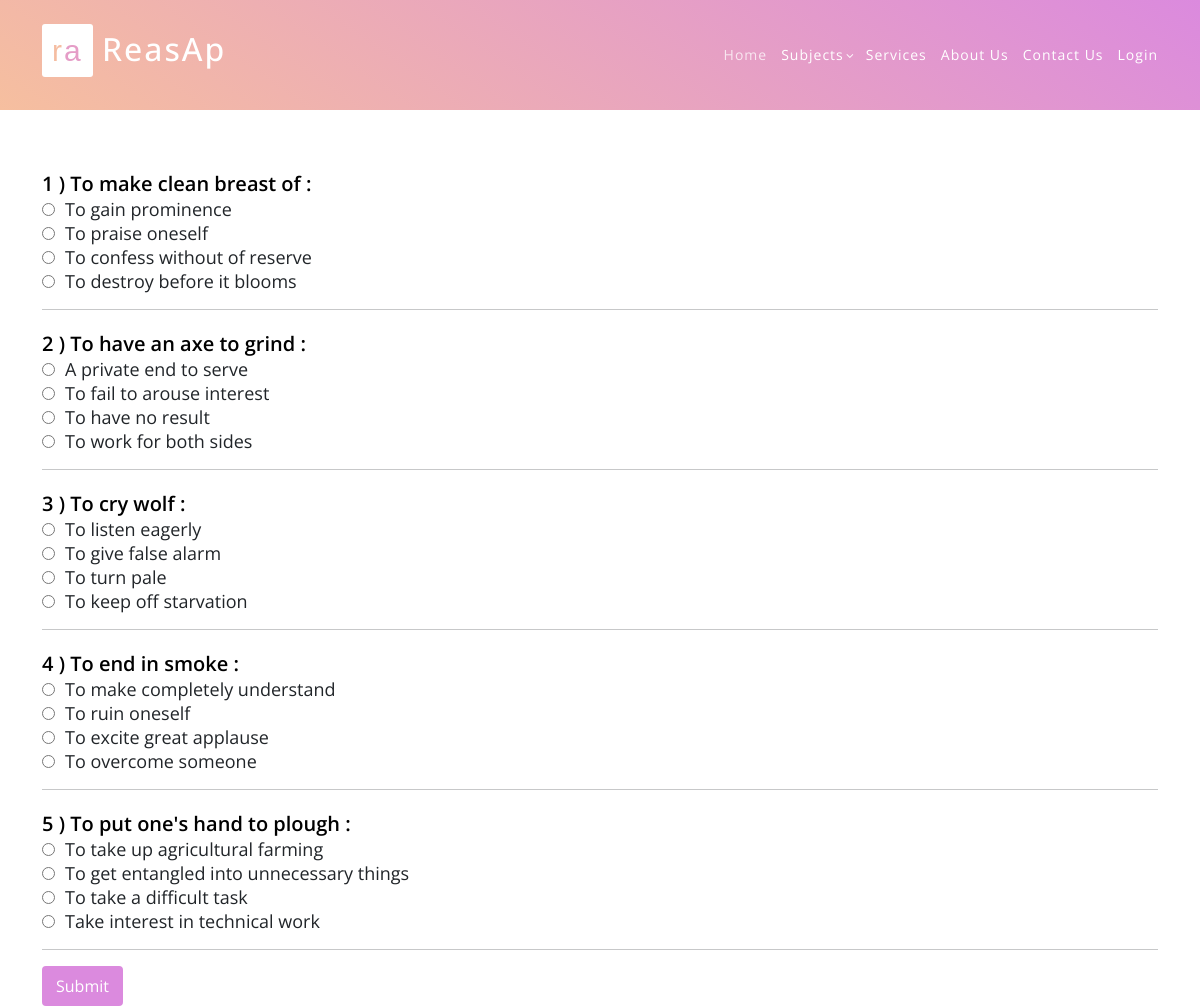
/idioms/, run on the app's committed database.
### english/models.py (models this page shows)
class idioms(models.Model):
    Ques2 = models.CharField(max_length=500,default="true")
    Op21 = models.CharField(max_length=100,default="true")
    Op22 = models.CharField(max_length=100,default="true")
    Op23 = models.CharField(max_length=100,default="true")
    Op24 = models.CharField(max_length=100,default="true")
    Corans2 = models.CharField(max_length=100,default="true")

### english/views.py (the view)
# urls.py: path('idioms/',idiom, name="idiompage"),
def idiom(request):
    data3 = idioms.objects.all()
    return render(request,"idioms.html",{"data3":data3})

### english/templates/idioms.html (shortened to what this page needs)
<html>
<head>
    <link rel="stylesheet" href="https://maxcdn.bootstrapcdn.com/bootstrap/4.5.0/css/bootstrap.min.css">
    {% include "header.html" %}
</head>
<body>
<div class="container">
    <div class='sec'>
        {% for i in  data3 %}
        <table class="ques_text">
            <tr>
                <td class="text">{{i.id}} ) {{i.Ques2}} </td>
            </tr>
            <tr>
                <td class="op"><input type = "radio" class="rb" name = {{i.id}} id="Option1" value="{{i.Op21}}">{{i.Op21}}</td>
            </tr>
            <tr>
                <td class="op"><input type = "radio" class="rb" name = {{i.id}} id="Option2" value="{{i.Op22}}">{{i.Op22}}</td>
            </tr>
            <tr>
                <td class="op"><input type = "radio" class="rb" name = {{i.id}} id="Option3" value="{{i.Op23}}">{{i.Op23}}</td>
            </tr>
            <tr>
                <td class="op"><input type = "radio" class="rb" name = {{i.id}} id="Option4" value="{{i.Op24}}">{{i.Op24}}</td>
            </tr>
        </table>
        <hr>
        {% endfor %}
        <input type="submit" class="btn btn-success" value="Submit" id="b1" onclick="getanswers()">
        <br>
    </div>
</div>
</body>
</html>

### static/assets/css/templatemo-eduwell-style.css (style rules this page uses)
html, body, div, span, applet, object, iframe, h1, h2, h3, h4, h5, h6, p, blockquote, div pre, a, abbr, acronym, address, big, cite, code, del, dfn, em, font, img, ins, kbd, q, s, samp, small, strike, strong, sub, sup, tt, var, b, u, i, center, dl, dt, dd, ol, ul, li, figure, header, nav, section, article, aside, footer, figcaption { margin: 0; padding: 0; border: 0; outline: 0; }
* { box-sizing: border-box; }
html, body { font-family: 'Open Sans', sans-serif; font-weight: 400; background-color: #fff; font-size: 16px; -ms-text-size-adjust: 100%; -webkit-font-smoothing: antialiased; -moz-osx-font-smoothing: grayscale; }
html, body { background: #fff; font-family: 'Open Sans', sans-serif; }
body { overflow-x: hidden; }

### static/assets/css/reasoning.css (style rules this page uses)
* { margin:0px; padding:0px; }

### english/templates/idioms.html (style rules this page uses)
table.ques_text { position: relative; margin-top: 20px; }
.text { color: black!important; font-weight:600; font-size:20px; }
.op { font-size:18px; }
#Option1 { margin-right: 10px; }
#Option2 { margin-right: 10px; }
#Option3 { margin-right: 10px; }
#Option4 { margin-right: 10px; }
.btn-success { color:white; background-color: #db8ade; border-color: #db8ade; }
input#b1 { color: white; background-color: #db8ade; border: 2px solid #db8ade; box-shadow:#db8ade; }
.sec { padding-top: 150px; }

### data on the page
idioms: id "1", Ques2 "To make clean breast of :", Op21 "To gain prominence", Op22 "To praise oneself", Op23 "To confess without of reserve", Op24 "To destroy before it blooms"
idioms: id "2", Ques2 "To have an axe to grind :", Op21 "A private end to serve", Op22 "To fail to arouse interest", Op23 "To have no result", Op24 "To work for both sides"
idioms: id "3", Ques2 "To cry wolf :", Op21 "To listen eagerly", Op22 "To give false alarm", Op23 "To turn pale", Op24 "To keep off starvation"
idioms: id "4", Ques2 "To end in smoke :", Op21 "To make completely understand", Op22 "To ruin oneself", Op23 "To excite great applause", Op24 "To overcome someone"
idioms: id "5", Ques2 "To put one's hand to plough :", Op21 "To take up agricultural farming", Op22 "To get entangled into unnecessary things", Op23 "To take a difficult task", Op24 "Take interest in technical work"
